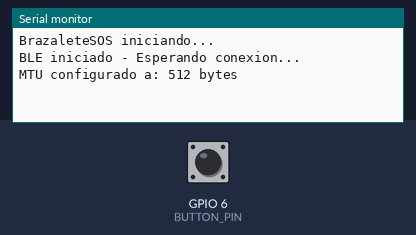
Bench run of a sketch on a simulated ESP32-S3. Parts: the last lines printed to the serial monitor. Inputs (shaded band) come from the test bench; at power-on: GPIO 6 (BUTTON_PIN) HIGH. Nothing arrives over Bluetooth unless stated; a phone connects over Bluetooth LE 3 s after start.

Above: at 1.2 s.
1.3 s: GPIO 6 (BUTTON_PIN) pulsed LOW 5 times (0.12 s each, 0.3 s apart)
At 2.83 s:
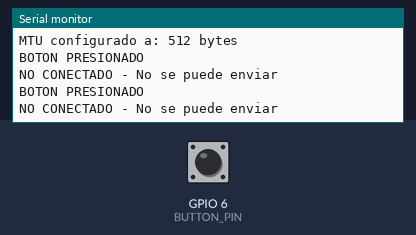
4.3 s: GPIO 6 (BUTTON_PIN) pulled LOW for 0.15 s
At 5.1 s:
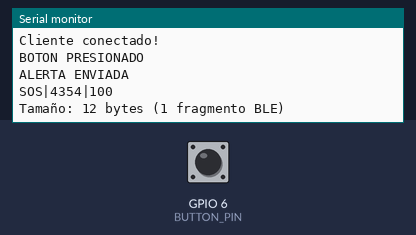

The sketch:

BrazaleteSOS.ino
```cpp
#include <BLEDevice.h>
#include <BLEServer.h>
#include <BLEUtils.h>
#include <BLE2902.h>

// Pin del boton
const int BUTTON_PIN = 6;

// UUIDs (deben coincidir con la app)
#define SERVICE_UUID        "4fafc201-1fb5-459e-8fcc-c5c9c331914b"
#define CHARACTERISTIC_UUID "beb5483e-36e1-4688-b7f5-ea07361b26a8"
#define DEVICE_NAME         "BrazaleteSOS_001"

// Variables BLE
BLECharacteristic *pCharacteristic;
BLEServer *pServer;
bool deviceConnected = false;
bool oldDeviceConnected = false;

// Control del boton
int lastButtonState = HIGH;
unsigned long lastAlertTime = 0;

// Callback de conexion
class ServerCallbacks: public BLEServerCallbacks {
    void onConnect(BLEServer* pServer) {
      deviceConnected = true;
      Serial.println("CONECTADO");
    }
    void onDisconnect(BLEServer* pServer) {
      deviceConnected = false;
      Serial.println("DESCONECTADO");
      BLEDevice::startAdvertising();
    }
};

void setup() {
  Serial.begin(115200);
  Serial.println("BrazaleteSOS iniciando...");

  // Configurar boton
  pinMode(BUTTON_PIN, INPUT_PULLUP);

  // Inicializar BLE
  BLEDevice::init(DEVICE_NAME);

  // Configurar MTU más grande para menos fragmentación
  BLEDevice::setMTU(512);

  pServer = BLEDevice::createServer();
  pServer->setCallbacks(new ServerCallbacks());

  BLEService *pService = pServer->createService(SERVICE_UUID);

  pCharacteristic = pService->createCharacteristic(
    CHARACTERISTIC_UUID,
    BLECharacteristic::PROPERTY_READ |
    BLECharacteristic::PROPERTY_NOTIFY |
    BLECharacteristic::PROPERTY_INDICATE
  );

  pCharacteristic->addDescriptor(new BLE2902());
  pService->start();

  BLEAdvertising *pAdvertising = BLEDevice::getAdvertising();
  pAdvertising->addServiceUUID(SERVICE_UUID);
  pAdvertising->setScanResponse(true);
  pAdvertising->setMinPreferred(0x06);  // Ayuda con problemas de conexión de iOS
  pAdvertising->setMinPreferred(0x12);
  pAdvertising->start();

  Serial.println("BLE iniciado - Esperando conexion...");
  Serial.print("MTU configurado a: 512 bytes\n");
}

void loop() {
  // Manejar reconexión
  if (!deviceConnected && oldDeviceConnected) {
    delay(500); // Dar tiempo al stack BLE para prepararse
    pServer->startAdvertising(); // Reiniciar advertising
    Serial.println("Esperando reconexion...");
    oldDeviceConnected = deviceConnected;
  }

  // Manejar nueva conexión
  if (deviceConnected && !oldDeviceConnected) {
    oldDeviceConnected = deviceConnected;
    Serial.println("Cliente conectado!");
  }

  int buttonState = digitalRead(BUTTON_PIN);

  // Boton presionado (LOW porque usa pull-up)
  if (buttonState == LOW && lastButtonState == HIGH) {
    delay(50); // Anti-rebote

    // Verificar cooldown de 2 segundos
    if (millis() - lastAlertTime > 2000) {
      Serial.println("BOTON PRESIONADO");

      if (deviceConnected) {
        // Formato delimitado: alert_type|timestamp|battery_level
        String mensaje = "SOS|" + String(millis()) + "|100";

        pCharacteristic->setValue(mensaje.c_str());
        pCharacteristic->notify();

        Serial.println("ALERTA ENVIADA");
        Serial.println(mensaje);
        Serial.print("Tamaño: ");
        Serial.print(mensaje.length());
        Serial.println(" bytes (1 fragmento BLE)");

        lastAlertTime = millis();
      } else {
        Serial.println("NO CONECTADO - No se puede enviar");
      }
    }
  }

  lastButtonState = buttonState;
  delay(10);
}
```

Measured:
- after the input at 1.3 s, the serial monitor: prints a new line after 0.96 s (image 1)
- after the input at 4.3 s, the serial monitor: prints a new line after 0.05 s (image 2)
